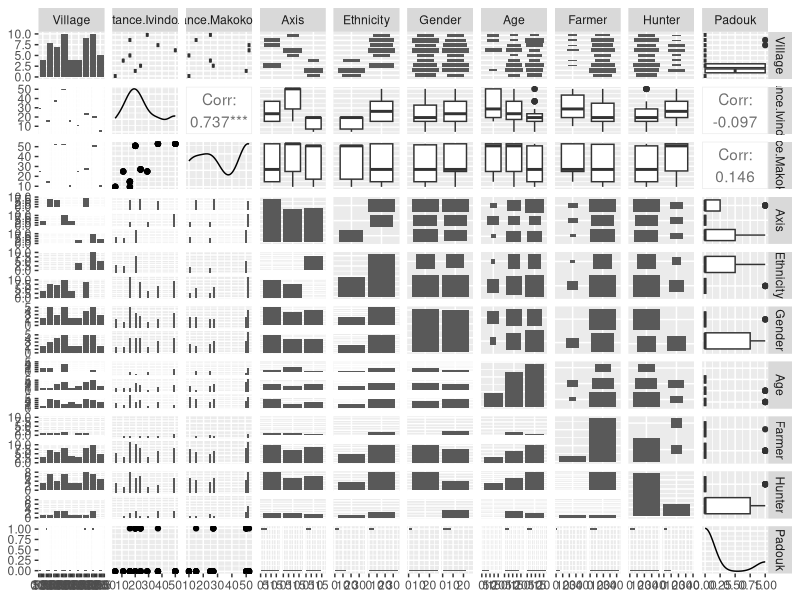

Recreate this plot in R. (Note: this script raises an error after producing the figure.)
# install everything and read in csv

getwd()
library(ggplot2)
# install.packages("GGally")
library(GGally)
library(tidyverse)

pd <- read.csv("Padouk-Douka.csv", 
               stringsAsFactors = T)
               # colClasses="factor")

# make sure data is in correct format

pd$Age[pd$Age == " "] = NA

pd$Gender <- as.factor(pd$Gender)
levels(pd$Gender)

pd$Axis <- as.factor(pd$Axis)
levels(pd$Axis)

pd$Ethnicity <- as.factor(pd$Ethnicity)
levels(pd$Ethnicity)

pd$Age <- as.factor(pd$Age)
levels(pd$Age)

pd$Hunter <- as.factor(pd$Hunter)
levels(pd$Hunter)
class(pd$Hunter)

pd$Farmer <- as.factor(pd$Farmer)
levels(pd$Farmer)
class(pd$Farmer)

pd$Distance.Ivindo.km <- as.numeric(pd$Distance.Ivindo.km)
class(pd$Distance.Ivindo.km)
pd$Distance.Ivindo.km

pd$Distance.Makokou.km <- as.numeric(pd$Distance.Makokou.km)
class(pd$Distance.Makokou.km)
pd$Distance.Makokou.km

table(pd$Hunter)
table(pd$Farmer)
table(pd$Age)

pd = na.omit(pd)

# pd = pd %>% 
#   filter(Ethnicity != "n/a") %>% 
#   filter(Age != "n/a") %>% 
#   filter(Farmer != "n/a") %>% 
#   filter(Hunter != "n/a")

# make separate data sets for douka and padouk

padouk = pd %>% select(Village:Padouk)
douka = pd %>% select(Village:Hunter, Douka)

######## padouk ########

ggpairs(padouk)

padouk.glm1 <- glm(Padouk ~ 
                       Distance.Makokou.km +
                       # factor(Axis) + 
                       Ethnicity + 
                       Gender + 
                       Age + 
                       Farmer + 
                       Hunter, 
               family = binomial, 
               data = padouk)
summary(padouk.glm1)

padouk.glm2 = update(padouk.glm1, .~. -factor(Hunter))
summary(padouk.glm2)

padouk.glm3 = update(padouk.glm2, .~. -factor(Age))
summary(padouk.glm3)

padouk.glm4 = update(padouk.glm3, .~. -Farmer)
summary(padouk.glm4)

padouk.glm5 = update(padouk.glm4, .~. -Distance.Makokou.km)
summary(padouk.glm5)

padouk.glm6 = update(padouk.glm5, .~. -factor(Ethnicity))
summary(padouk.glm6)

AIC(padouk.glm1, 
     padouk.glm2, 
     padouk.glm3, 
     padouk.glm4, 
     padouk.glm5,
     padouk.glm6)

padouk.glma <- glm(Padouk ~ 
                    Distance.Makokou.km +
                    Distance.Ivindo.km +
                    Ethnicity + 
                    Gender + 
                    Age + 
                    Farmer + 
                    Hunter, 
                   family = binomial, 
                   data = padouk)
summary(padouk.glma)

padouk.glmb = update(padouk.glma, .~. -Age)
summary(padouk.glmb)

padouk.glmc = update(padouk.glmb, .~. -Hunter)
summary(padouk.glmc)

padouk.glmd = update(padouk.glmc, .~. -Farmer)
summary(padouk.glmd)

padouk.glme = update(padouk.glmd, .~. -Ethnicity)
summary(padouk.glme)

padouk.glmf = update(padouk.glme, .~. -Gender)
summary(padouk.glmf)

padouk.glmg = update(padouk.glmf, .~. -Distance.Ivindo.km)
summary(padouk.glmg)

AIC(padouk.glma, 
    padouk.glmb, 
    padouk.glmc, 
    padouk.glmd, 
    padouk.glme,
    padouk.glmf,
    padouk.glmg)

padouk.glmh <- glm(Padouk ~ 
                       (1|Distance.Makokou.km) +
                       (1|Distance.Ivindo.km) +
                       Ethnicity + 
                       Gender + 
                       Age + 
                       Farmer + 
                       Hunter, 
                   family = binomial, 
                   data = padouk)
summary(padouk.glmh)

padouk.glmi = update(padouk.glmh, .~. -Age)
summary(padouk.glmi)

padouk.glmj = update(padouk.glmi, .~. -Hunter)
summary(padouk.glmj)

padouk.glmk = update(padouk.glmj, .~. -Farmer)
summary(padouk.glmk)

padouk.glml = update(padouk.glmk, .~. -Ethnicity)
summary(padouk.glml)

AICc(padouk.glma, 
    padouk.glmb, 
    padouk.glmc, 
    padouk.glmd, 
    padouk.glme,
    padouk.glmf,
    padouk.glmg,
    padouk.glmh, 
    padouk.glmi, 
    padouk.glmj, 
    padouk.glmk, 
    padouk.glml)

padouk.glm11 <- glm(Padouk ~ 
                       (1|Distance.Makokou.km) +
                       Distance.Ivindo.km +
                       Ethnicity + 
                       Gender + 
                       Age + 
                       Farmer + 
                       Hunter, 
                   family = binomial, 
                   data = padouk)
summary(padouk.glm11)

######## douka ########

ggpairs(douka)

douka.glm1 <- glm(Douka ~ 
                     Distance.Makokou.km + 
                     # factor(Axis) + 
                     factor(Ethnicity) + 
                     factor(Gender) + 
                     factor(Age) + 
                     Farmer + 
                     Hunter, 
                   family = binomial, 
                   data = douka)
summary(douka.glm1)

douka.glm2 = update(douka.glm1, .~. -factor(Age))
summary(douka.glm2)

douka.glm3 = update(douka.glm2, .~. -factor(Ethnicity))
summary(douka.glm3)

douka.glm4 = update(douka.glm3, .~. -Distance.Makokou.km)
summary(douka.glm4)

douka.glm5 = update(douka.glm4, .~. -Hunter)
summary(douka.glm5)

douka.glm6 = update(douka.glm5, .~. -Farmer)
summary(douka.glm6)

AIC(douka.glm1, 
    douka.glm2, 
    douka.glm3,
    douka.glm4,
    douka.glm5, 
    douka.glm6)

douka.glma <- glm(Douka ~ 
                       Distance.Makokou.km +
                       Distance.Ivindo.km +
                       Ethnicity + 
                       Gender + 
                       Age + 
                       Farmer + 
                       Hunter, 
                   family = binomial, 
                   data = douka)
summary(padouk.glma)

douka.glmb = update(douka.glma, .~. -Age)
summary(douka.glmb)

douka.glmc = update(douka.glmb, .~. -Ethnicity)
summary(douka.glmc)

douka.glmd = update(douka.glmc, .~. -Farmer)
summary(douka.glmd)

douka.glme = update(douka.glmd, .~. -Hunter)
summary(douka.glme)

douka.glmf = update(douka.glme, .~. -Distance.Makokou.km)
summary(douka.glmf)

douka.glmg = update(douka.glmf, .~. -Distance.Ivindo.km)
summary(douka.glmg)

AICc(douka.glma, 
    douka.glmb, 
    douka.glmc,
    douka.glmd,
    douka.glme, 
    douka.glmf,
    douka.glmg)

douka.glmh <- glm(Douka ~ 
                      (1|Distance.Makokou.km) +
                      (1|Distance.Ivindo.km) +
                      Ethnicity + 
                      Gender + 
                      Age + 
                      Farmer + 
                      Hunter, 
                  family = binomial, 
                  data = douka)
summary(padouk.glmh)

douka.glmi = update(douka.glmh, .~. -Age)
summary(douka.glmi)

douka.glmj = update(douka.glmi, .~. -Ethnicity)
summary(douka.glmj)

douka.glmk = update(douka.glmj, .~. -Hunter)
summary(douka.glmk)

douka.glml = update(douka.glmk, .~. -Farmer)
summary(douka.glml)

AIC(douka.glma, 
    douka.glmb, 
    douka.glmc,
    douka.glmd,
    douka.glme, 
    douka.glmf,
    douka.glmg,
    douka.glmh, 
    douka.glmi, 
    douka.glmj,
    douka.glmk,
    douka.glml)
